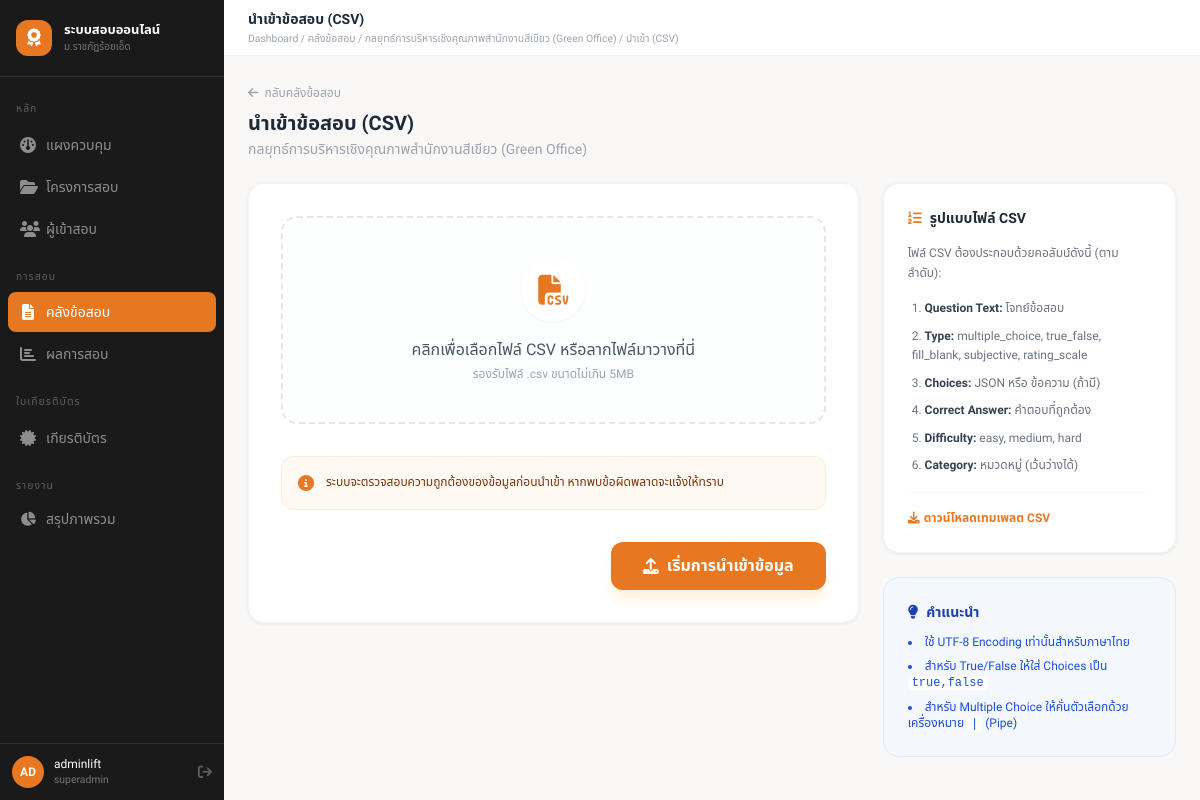
Screenshot of /admin/questions/import.php?project_id=1 (signed in) with the database file from the repository.
### tables this page shows
CREATE TABLE `projects` (
  `id` int NOT NULL AUTO_INCREMENT,
  `name` varchar(255) NOT NULL,
  `code` varchar(50) DEFAULT NULL,
  `description` text,
  `organizer` varchar(255) DEFAULT NULL,
  `location` varchar(255) DEFAULT NULL,
  `start_date` date DEFAULT NULL,
  `end_date` date DEFAULT NULL,
  `exam_start` datetime DEFAULT NULL,
  `exam_end` datetime DEFAULT NULL,
  `manual_override` tinyint(1) DEFAULT '0',
  `warning_before` int DEFAULT '30',
  `allow_early_login` tinyint(1) DEFAULT '0',
  `auto_submit_on_close` tinyint(1) DEFAULT '1',
  `pass_score` decimal(5,2) DEFAULT '70.00',
  `max_attempts` int DEFAULT '1',
  `time_limit_min` int DEFAULT '60',
  `question_count` int DEFAULT '0',
  `randomize_questions` tinyint(1) DEFAULT '1',
  `randomize_choices` tinyint(1) DEFAULT '1',
  `show_result_immediately` tinyint(1) DEFAULT '1',
  `cert_template_id` int DEFAULT NULL,
  `cert_number_prefix` varchar(20) DEFAULT 'CERT',
  `cert_sequence` int DEFAULT '1',
  `status` enum('draft','active','closed') DEFAULT 'draft',
  `created_by` int DEFAULT NULL,
  `created_at` timestamp NULL DEFAULT CURRENT_TIMESTAMP,
  `updated_at` timestamp NULL DEFAULT CURRENT_TIMESTAMP ON UPDATE CURRENT_TIMESTAMP,
  PRIMARY KEY (`id`),
  UNIQUE KEY `code` (`code`),
  KEY `cert_template_id` (`cert_template_id`),
  KEY `created_by` (`created_by`),
  CONSTRAINT `projects_ibfk_1` FOREIGN KEY (`cert_template_id`) REFERENCES `cert_templates` (`id`),
  CONSTRAINT `projects_ibfk_2` FOREIGN KEY (`created_by`) REFERENCES `admins` (`id`)
);

### controllers/QuestionController.php (called while the page is built, shortened)
<?php
require_once ROOT_PATH . '/models/Admin.php';
require_once ROOT_PATH . '/models/Project.php';
class QuestionController
{
    public function import(): void
    {
        $projectId = (int) ($_GET['project_id'] ?? 0);
        $project = getProject($projectId);
        $pageTitle = 'นำเข้าข้อสอบ (CSV)';
        $breadcrumb = ['Dashboard', 'คลังข้อสอบ', $project['name'], 'นำเข้า (CSV)'];
        require VIEWS_PATH . '/layout/admin.php';
    }
}

### config/database.php (called while the page is built, shortened)
<?php
require_once __DIR__ . '/config.php';
function getDB(): PDO
{
    $dsn = sprintf('mysql:host=%s;dbname=%s;charset=%s', DB_HOST, DB_NAME, DB_CHARSET);
    try {
        $pdo = new PDO($dsn, DB_USER, DB_PASS, [
            PDO::ATTR_ERRMODE => PDO::ERRMODE_EXCEPTION,
            PDO::ATTR_DEFAULT_FETCH_MODE => PDO::FETCH_ASSOC,
            PDO::ATTR_EMULATE_PREPARES => false,
        ]);
        $pdo->exec("SET time_zone = '+07:00'");
        return $pdo;
    } catch (PDOException $e) {
        error_log('Database connection failed: ' . $e->getMessage());
        http_response_code(500);
        exit('Database connection failed.');
    }
}

### models/Project.php (called while the page is built, shortened)
<?php
function getProject(int $id): ?array
{
    $stmt = getDB()->prepare('
        SELECT p.*,
            (SELECT COUNT(*) FROM participants pp WHERE pp.project_id = p.id) AS participant_count,
            (SELECT COUNT(*) FROM questions q WHERE q.project_id = p.id) AS question_count_total
        FROM projects p
        WHERE p.id = ? LIMIT 1
    ');
    $stmt->execute([$id]);
    $project = $stmt->fetch();
    return $project ?: null;
}

### config/config.php (called while the page is built, shortened)
<?php
function e(?string $value): string
{
    return htmlspecialchars((string) $value, ENT_QUOTES, 'UTF-8');
}
require_once __DIR__ . '/database.php';

### views/questions/import.php (the view, shortened to what this page needs)
<div class="mb-6 fade-up">
    <a href="<?= e(BASE_URL) ?>/admin/questions/?project_id=<?= (int)$projectId ?>" class="inline-flex items-center text-xs text-gray-400 hover:text-primary-400 transition-colors mb-2">
        <i class="fas fa-arrow-left mr-1.5"></i> กลับคลังข้อสอบ
    </a>
    <h2 class="text-xl font-semibold text-gray-800">นำเข้าข้อสอบ (CSV)</h2>
    <p class="text-sm text-gray-400 mt-0.5"><?= e($project['name']) ?></p>
</div>
<div class="grid grid-cols-1 lg:grid-cols-3 gap-6 fade-up fade-up-1">
    <div class="lg:col-span-2">
        <div class="bg-white rounded-2xl border border-gray-100 shadow-card p-6 md:p-8">
            <form method="post" enctype="multipart/form-data" action="<?= e(BASE_URL) ?>/admin/questions/import.php?project_id=<?= (int)$projectId ?>">
                <div class="border-2 border-dashed border-gray-200 rounded-2xl p-10 flex flex-col items-center justify-center bg-gray-50/30 hover:bg-primary-50/30 hover:border-primary-200 transition-all cursor-pointer group relative">
                    <div class="w-16 h-16 rounded-full bg-white shadow-sm flex items-center justify-center mb-4 group-hover:scale-110 transition-transform">
                        <i class="fas fa-file-csv text-3xl text-primary-400"></i>
                    </div>
                    <p class="text-gray-600 font-medium mb-1" id="file-label">คลิกเพื่อเลือกไฟล์ CSV หรือลากไฟล์มาวางที่นี่</p>
                    <p class="text-gray-400 text-xs">รองรับไฟล์ .csv ขนาดไม่เกิน 5MB</p>
                </div>
                <div class="mt-8 flex items-center justify-between p-4 bg-primary-50/50 rounded-xl border border-primary-100">
                    <div class="flex items-center gap-3">
                        <i class="fas fa-info-circle text-primary-400"></i>
                        <p class="text-xs text-primary-700 leading-relaxed">
                            ระบบจะตรวจสอบความถูกต้องของข้อมูลก่อนนำเข้า หากพบข้อผิดพลาดจะแจ้งให้ทราบ
                        </p>
                    </div>
                </div>
                <div class="mt-8 flex justify-end">
                    <button type="submit" class="px-8 py-3 bg-primary-400 hover:bg-primary-500 text-white font-bold rounded-xl transition-all shadow-lg shadow-orange-100 flex items-center gap-2">
                        <i class="fas fa-upload"></i> เริ่มการนำเข้าข้อมูล
                    </button>
                </div>
            </form>
        </div>
    </div>
    <div class="space-y-6">
        <div class="bg-white rounded-2xl border border-gray-100 shadow-card p-6">
            <h3 class="text-sm font-bold text-gray-800 mb-4 flex items-center gap-2">
                <i class="fas fa-list-ol text-primary-400"></i> รูปแบบไฟล์ CSV
            </h3>
            <div class="space-y-4 text-xs text-gray-500 leading-relaxed">
                <p>ไฟล์ CSV ต้องประกอบด้วยคอลัมน์ดังนี้ (ตามลำดับ):</p>
                <ol class="list-decimal list-inside space-y-2 ml-1">
                    <li><strong class="text-gray-700">Question Text:</strong> โจทย์ข้อสอบ</li>
                    <li><strong class="text-gray-700">Type:</strong> multiple_choice, true_false, fill_blank, subjective, rating_scale</li>
                    <li><strong class="text-gray-700">Choices:</strong> JSON หรือ ข้อความ (ถ้ามี)</li>
                    <li><strong class="text-gray-700">Correct Answer:</strong> คำตอบที่ถูกต้อง</li>
                    <li><strong class="text-gray-700">Difficulty:</strong> easy, medium, hard</li>
                    <li><strong class="text-gray-700">Category:</strong> หมวดหมู่ (เว้นว่างได้)</li>
                </ol>
                <div class="pt-4 mt-4 border-t border-gray-50">
                    <a href="#" class="text-primary-400 font-bold hover:underline flex items-center gap-1">
                        <i class="fas fa-download"></i> ดาวน์โหลดเทมเพลต CSV
                    </a>
                </div>
            </div>
        </div>
        <div class="bg-blue-50/50 rounded-2xl border border-blue-100 p-6">
            <h3 class="text-sm font-bold text-blue-800 mb-3 flex items-center gap-2">
                <i class="fas fa-lightbulb"></i> คำแนะนำ
            </h3>
            <ul class="text-xs text-blue-700 space-y-2 list-disc list-inside">
                <li>ใช้ UTF-8 Encoding เท่านั้นสำหรับภาษาไทย</li>
                <li>สำหรับ True/False ให้ใส่ Choices เป็น <code class="bg-white px-1 rounded">true,false</code></li>
                <li>สำหรับ Multiple Choice ให้คั่นตัวเลือกด้วยเครื่องหมาย <code class="bg-white px-1 rounded">|</code> (Pipe)</li>
            </ul>
        </div>
    </div>
</div>

### views/layout/topbar.php (shortened to what this page needs)
<header class="fixed top-0 left-56 right-0 h-14 bg-white border-b border-gray-100 flex items-center justify-between px-6 z-30">
  <div>
    <h1 class="text-sm font-semibold text-gray-800"><?= htmlspecialchars($pageTitle ?? '') ?></h1>
    <?php if (!empty($breadcrumb)): ?>
    <p class="text-xxs text-gray-400 mt-0.5">
      <?= implode(' / ', array_map('htmlspecialchars', $breadcrumb)) ?>
    </p>
    <?php endif; ?>
  </div>
</header>

### assets/css/app.css (style rules this page uses)
*, *::before, *::after { box-sizing: border-box; }
html { scroll-behavior: smooth; }
body { font-family: 'Sarabun', 'Noto Sans Thai', 'Outfit', sans-serif; background-color: #F9F8F6; color: #1A1A1A; line-height: 1.7; -webkit-font-smoothing: antialiased; }
.shadow-card { box-shadow: 0 1px 4px rgba(0,0,0,0.07); }

### views/layout/header.php (style rules this page uses)
.fade-up { animation: fadeUp 0.4s ease-out both; }
.fade-up-1 { animation-delay: 0.05s; }

### rows the page displays
projects: name "Dashboard / คลังข้อสอบ / กลยุทธ์การบริหารเชิงคุณภาพสำนักงานสีเขียว (Green Office) / นำเข้า (CSV)", name "กลยุทธ์การบริหารเชิงคุณภาพสำนักงานสีเขียว (Green Office)"

### other values shown
$item['label'] "แผงควบคุม"
$item['label'] "โครงการสอบ"
$item['label'] "ผู้เข้าสอบ"
$item['label'] "คลังข้อสอบ"
$item['label'] "ผลการสอบ"
$item['label'] "เกียรติบัตร"
implode('', array_slice($chars, 0, 2)) "AD"
$_SESSION['admin_name'] "adminlift"
$_SESSION['admin_role'] "superadmin"
$pageTitle "นำเข้าข้อสอบ (CSV)"
